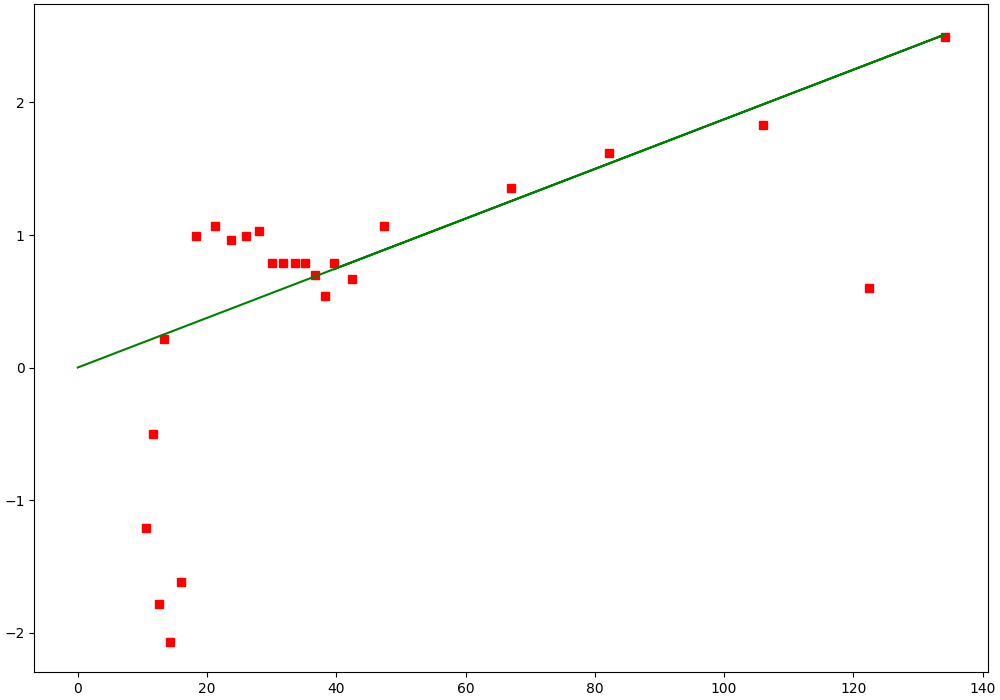

Generate this figure with Python:
from cmath import tan
import matplotlib.pyplot as plt
import numpy as np
from scipy.optimize import curve_fit 
import math

def mapping(x, a): 
    return a * x

v0 = 2251.6

e = list()
v = list()

e1 = list()
v1 = list()

fi = list()
pi = list()

#with  open('data_3', 'r')  as  data:
#    for line in data:
#        list_line = list((map(float, line.split())))
#        v.append(list_line[0])
#        e.append(list_line[1])

with  open('data_4', 'r')  as  data:
    for line in data:
        list_line = list((map(float, line.split())))
        v.append(list_line[0])
        e.append(list_line[1])
        v1.append(list_line[0])
        e1.append(list_line[1])
        fi.append(list_line[2])
        pi.append(list_line[3])

x1 = list()
y1 = list()

for i in range(len(v1)):
    x1.append(math.sqrt(v1[i]))
    y1.append((3.14 * fi[i] / pi[i] - 3.14 / 2) - 3.14/4)

y = np.array(y1)
x = np.array(x1)

x_aproc = list()
y_aproc = list()

for i in range(17, 24):
    x_aproc.append(x[i])
    y_aproc.append(y[i])

x_aproc.append(0)
y_aproc.append(0)

x_aproc = np.array(x_aproc)
y_aproc = np.array(y_aproc)

args, covarian = curve_fit(mapping, x_aproc, y_aproc)
a = args[0]
y_fit = a * x_aproc

x_sr = 0
y_sr = 0

x_dr = 0
y_dr = 0

length = len(x_aproc)

for i in range(length):
    x_sr += x_aproc[i]
x_sr /= length

for i in range(length):
    x_dr += (x_aproc[i] - x_sr) ** 2
x_dr /= length

for i in range(length):
    y_sr += y_aproc[i]
y_sr /= length

for i in range(length):
    y_dr += (y_aproc[i] - y_sr) ** 2
y_dr /= length


error_rate_a = math.sqrt((1.05 * (y_dr / x_dr) - a**2) / (length -  3))

print(error_rate_a)


print(error_rate_a / a)

print(a)



fig, ax = plt.subplots(figsize=(10,7), constrained_layout=True)

plt.plot(x, y, 'rs')
plt.plot(x_aproc, y_fit, 'g')

plt.savefig("2.png")